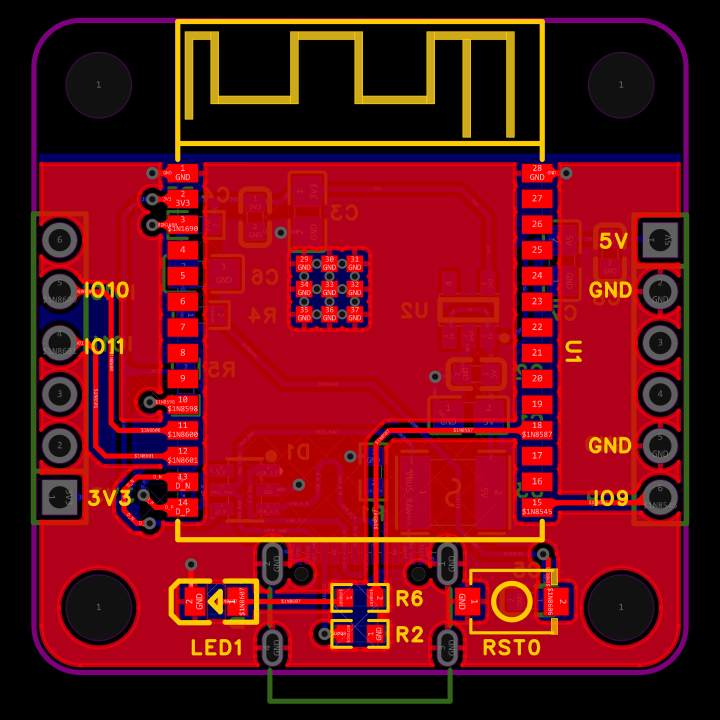
#> input picture images/making/pcb-front.png, 2160 x 2160 px (shown at 1/3 size); its folder holds 2 pictures in this run
$ python build-co2-layout-panel.py
#> lines starting #> are read from the running program, lines starting #| are printed output that depends on the picture; after the words box and inside, x2 and y2 are one past the last pixel; in counts of white or black regions, pixels touching at a corner belong together
"""Align original PCB layouts in one optimized raster panel."""
from pathlib import Path
from PIL import Image
import numpy as np

root = Path(__file__).resolve().parents[1]
panel = Image.new('RGB', (2000, 940), 'black')
#> panel: PIL image 2000x940 RGB; every value is 0
for i, side in enumerate(('front', 'back')):
    path = root / f'images/making/pcb-{side}.png'
    a = np.asarray(Image.open(path).convert('RGB'))
    purple = (a[:, :, 0] == 127) & (a[:, :, 1] == 0) & (a[:, :, 2] == 127)
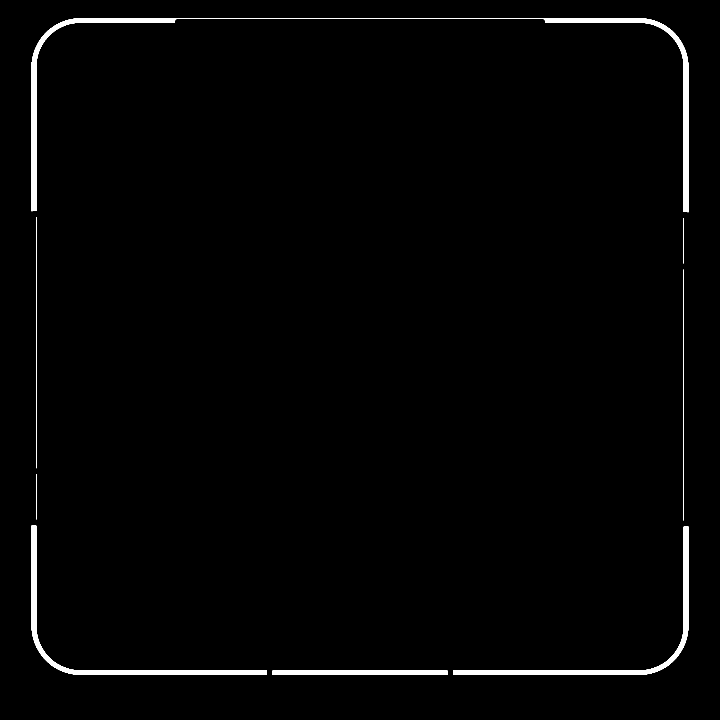
#> purple: shape (2160, 2160) bool (shown at 1/3 size); 1.4% white; 8 white regions, largest, box (x1, y1, x2, y2) and area: (95, 55, 2065, 637) 26673, (95, 1576, 801, 2025) 15060, (1359, 1579, 2065, 2025) 15018
    ys, xs = np.nonzero(purple)
    # Register by the board outline rather than the source image edges.
    x, y = int(xs.min()) - 35, int(ys.min()) - 35
#> x = 60; y = 20
    width, height = int(xs.max()) - x + 35, int(ys.max()) - y + 130
#> width = 2039; height = 2134
    image = Image.open(path).convert('RGB').crop((x, y, x + width, y + height))
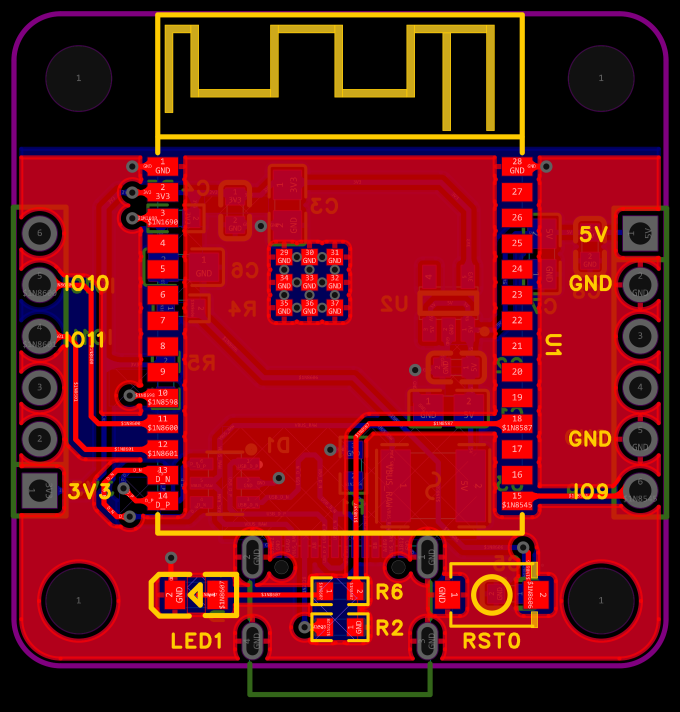
#> image: PIL image 2039x2134 RGB (shown at 1/3 size); mean R, G, B 115, 15, 22.8
    image.thumbnail((840, 880), Image.Resampling.LANCZOS)
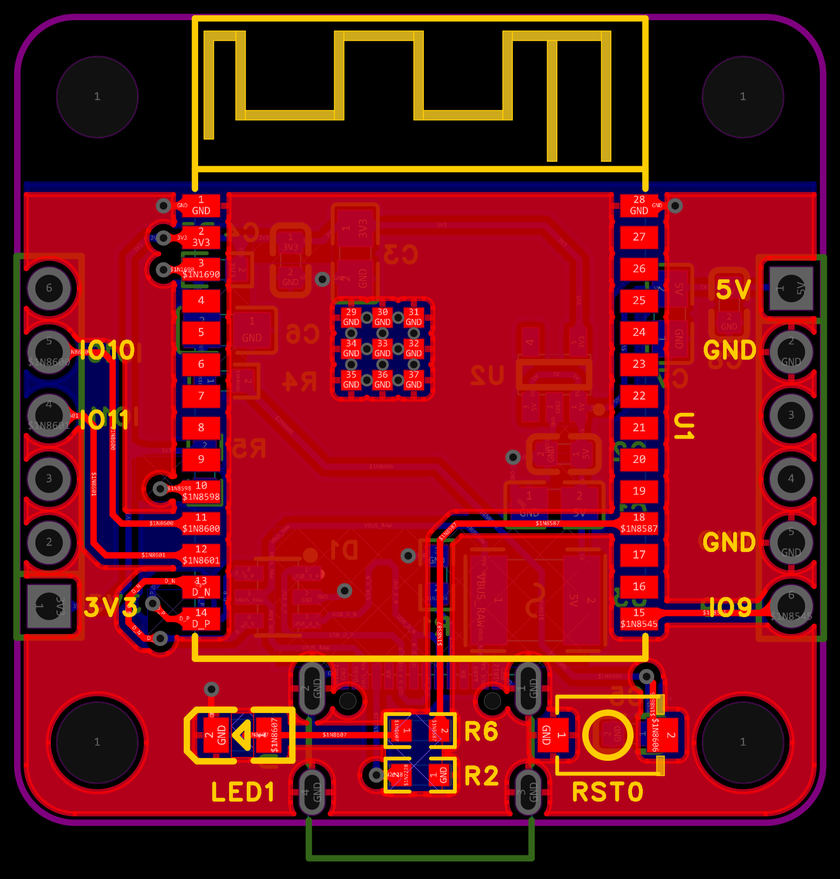
#> image: PIL image 840x879 RGB; mean R, G, B 115.1, 15.3, 23
    panel.paste(image, (i * 1000 + 80 + (840 - image.width) // 2, 35 + (880 - image.height) // 2))
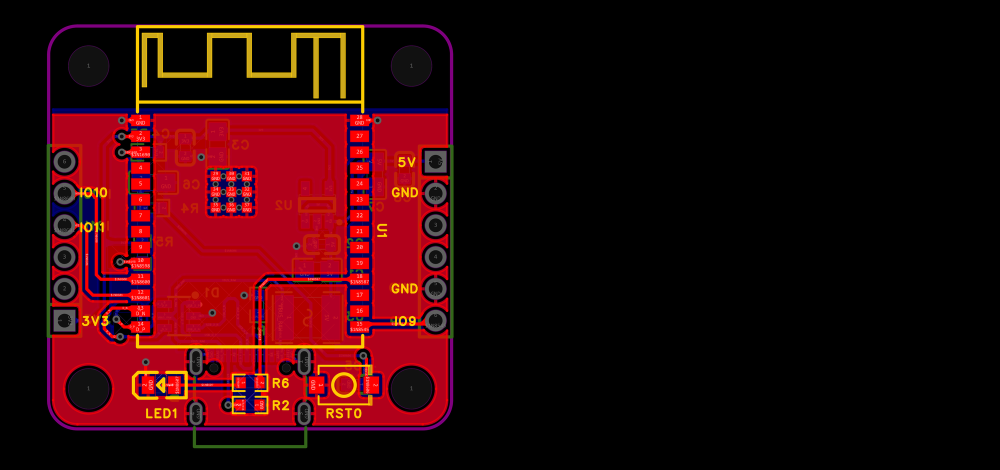
#> panel: PIL image 2000x940 RGB (shown at 1/2 size); mean R, G, B 45.2, 6, 9
#> pass 2 of the loop `for i, side in enumerate(('front', 'back')):`:
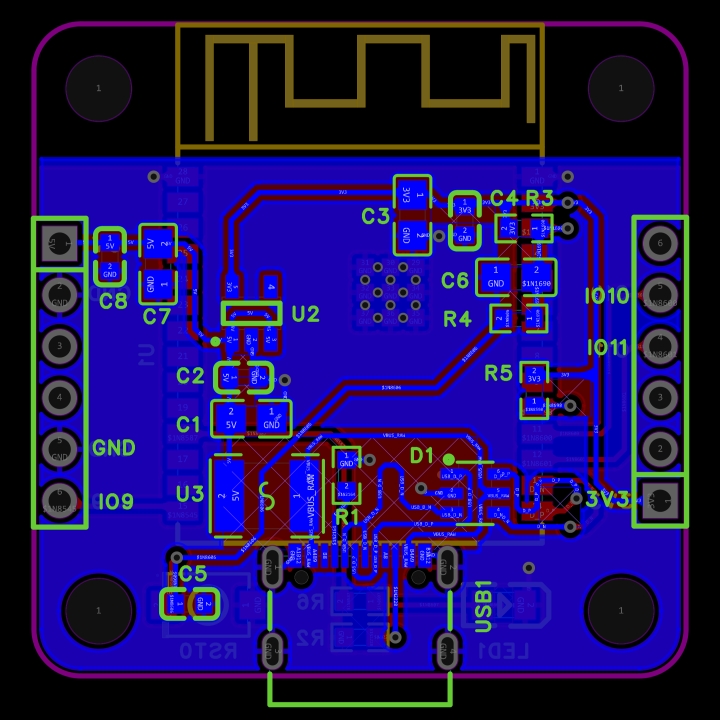
#> input picture images/making/pcb-back.png, 2160 x 2160 px (shown at 1/3 size)
#> `purple = (a[:, :, 0] == 127) & (a[:, :, 1] == 0) & (a[:, :, 2] == 127)`:
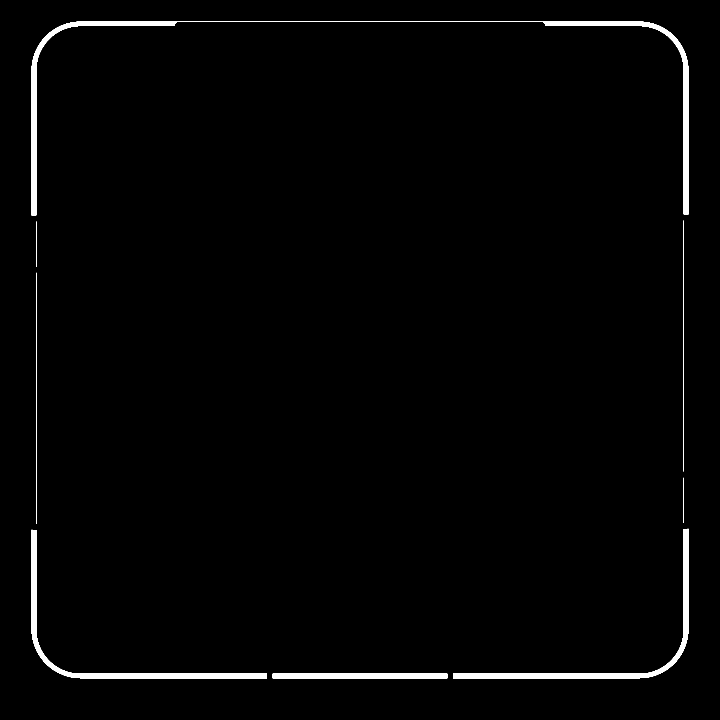
#> purple: shape (2160, 2160) bool (shown at 1/3 size); 1.4% white; 8 white regions, largest, box (x1, y1, x2, y2) and area: (95, 65, 2065, 647) 26660, (1359, 1586, 2065, 2035) 15044, (95, 1589, 801, 2035) 15002
#> y = 30
#> `panel.paste(image, (i * 1000 + 80 + (840 - image.width) // 2, 35 + (88..`:
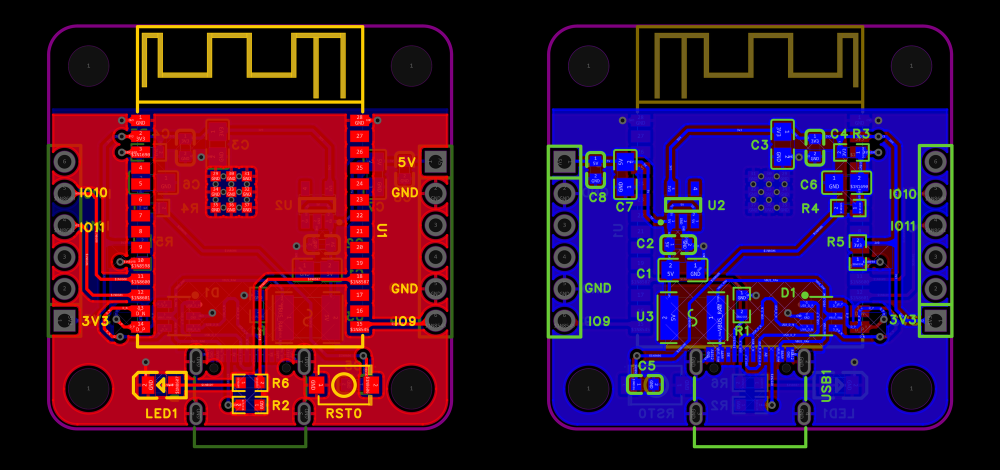
#> panel: PIL image 2000x940 RGB (shown at 1/2 size); mean R, G, B 58, 13, 48.3
panel.save(root / 'images/making/co2-pcb-layouts.webp', quality=96, method=6)
panel.resize((1100, 517), Image.Resampling.LANCZOS).save(root / 'images/making/co2-pcb-layouts-preview.webp', quality=92, method=6)
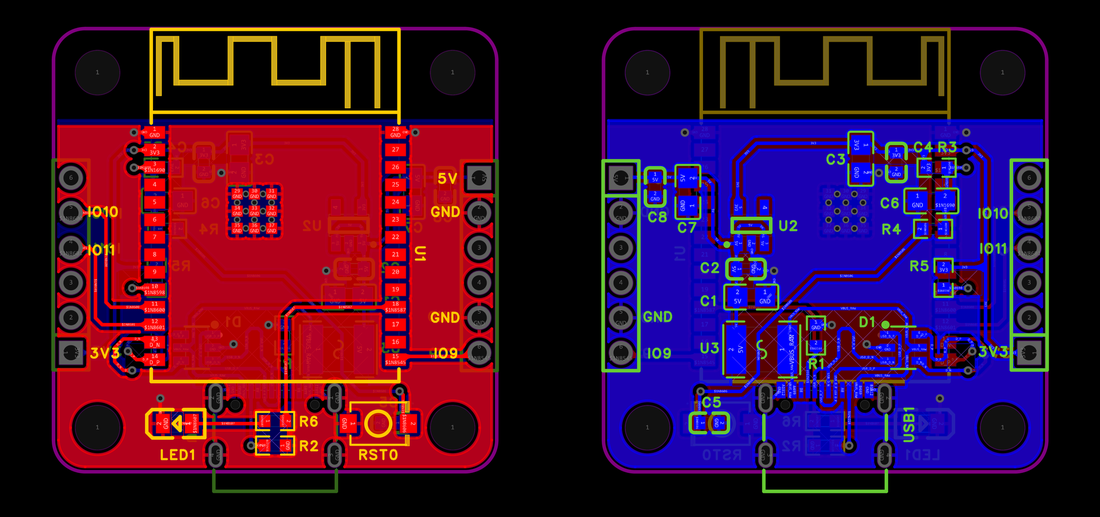
#> saved as co2-pcb-layouts-preview.webp: PIL image 1100x517 RGB; mean R, G, B 58.2, 13.3, 48.5
print('Saved aligned PCB layout panel (2000 x 940).')
